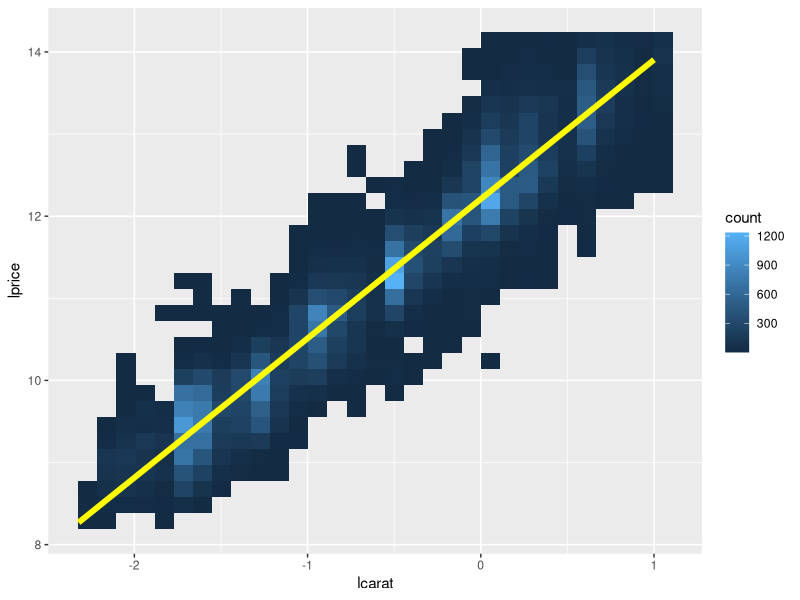
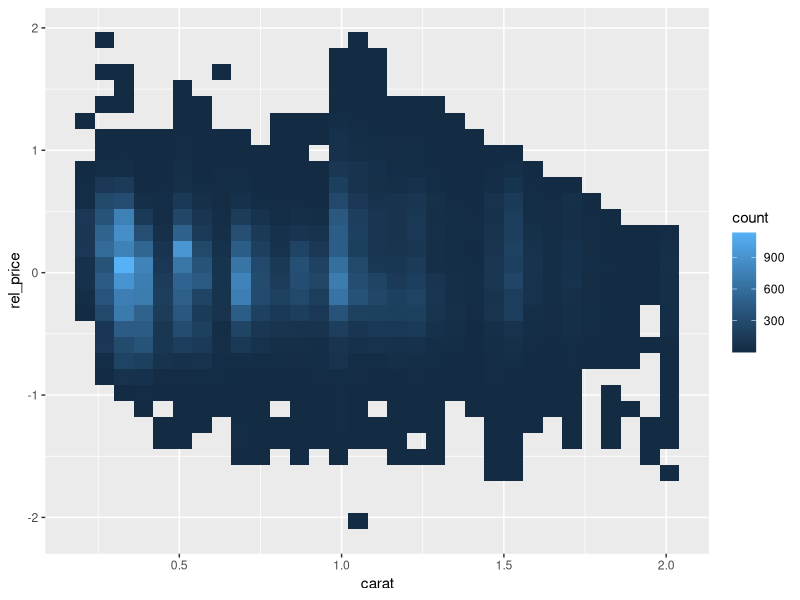
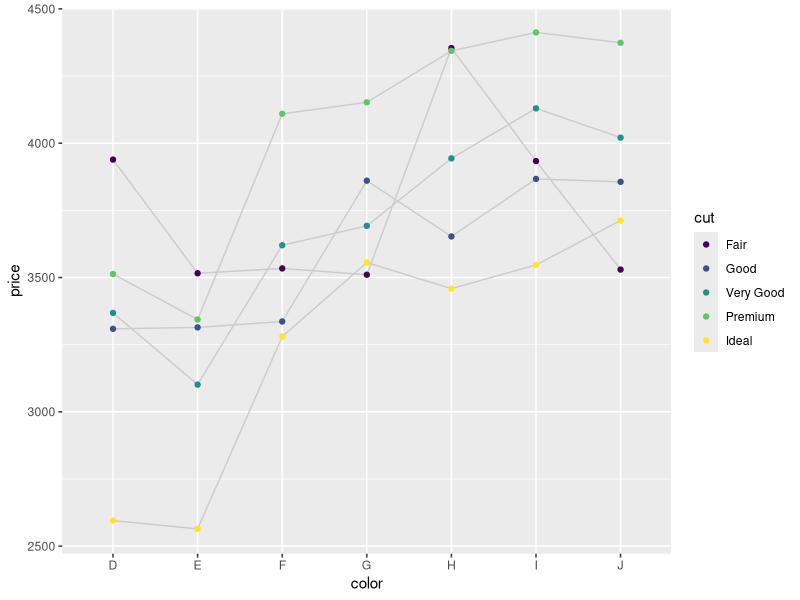
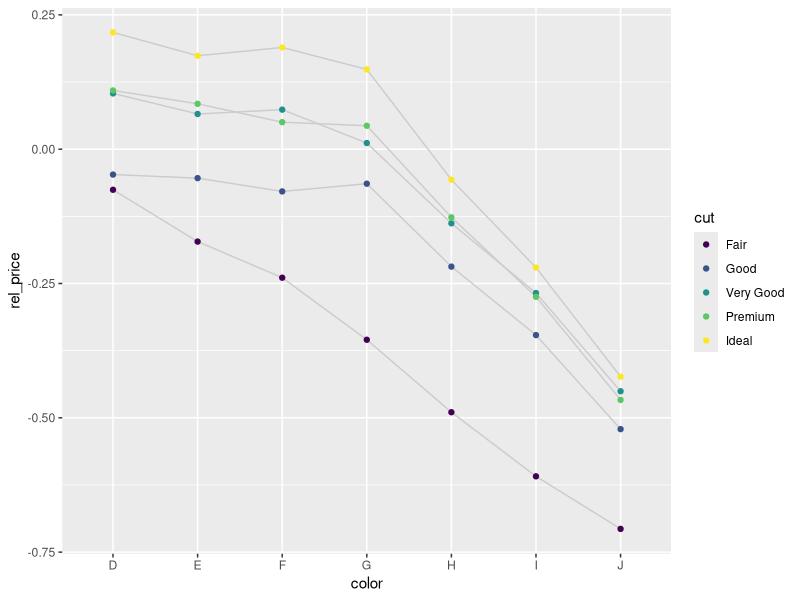
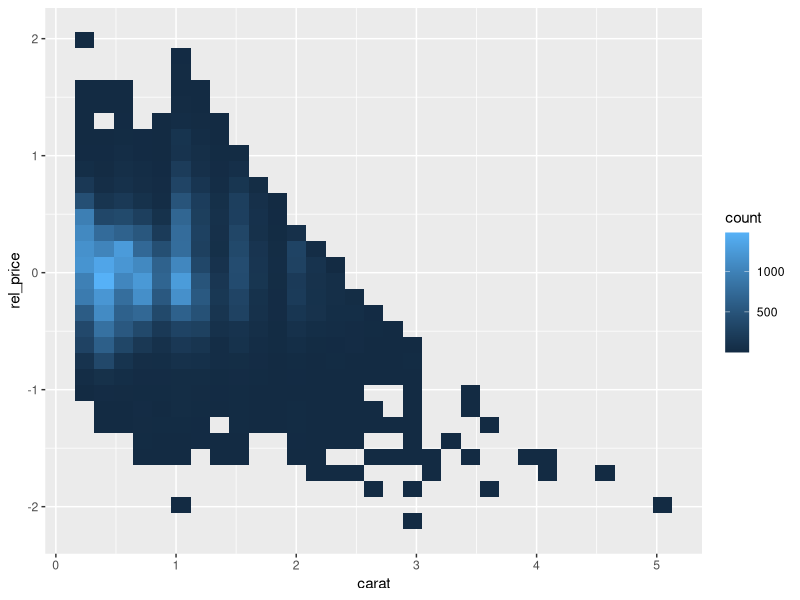
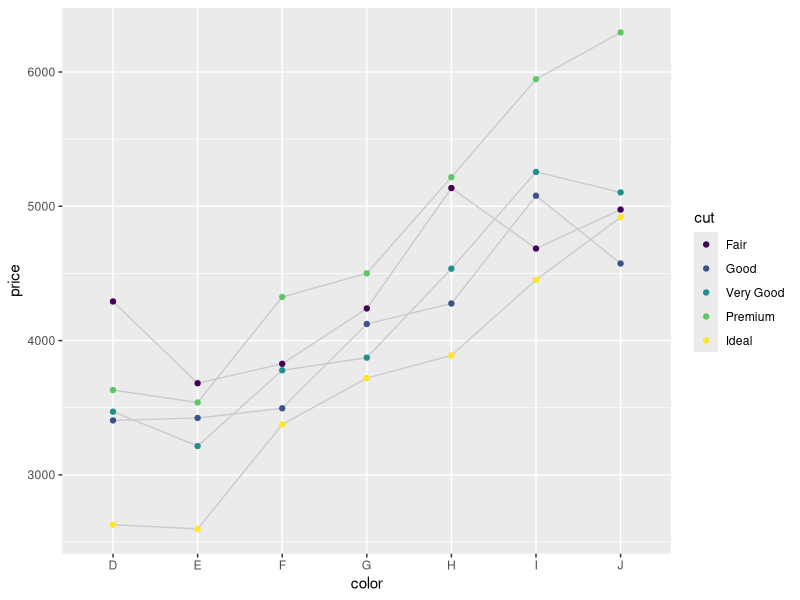
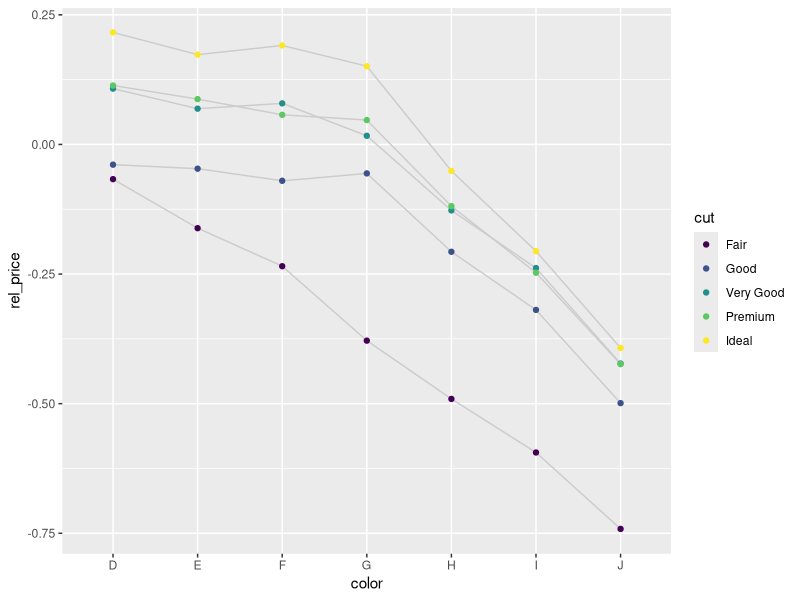
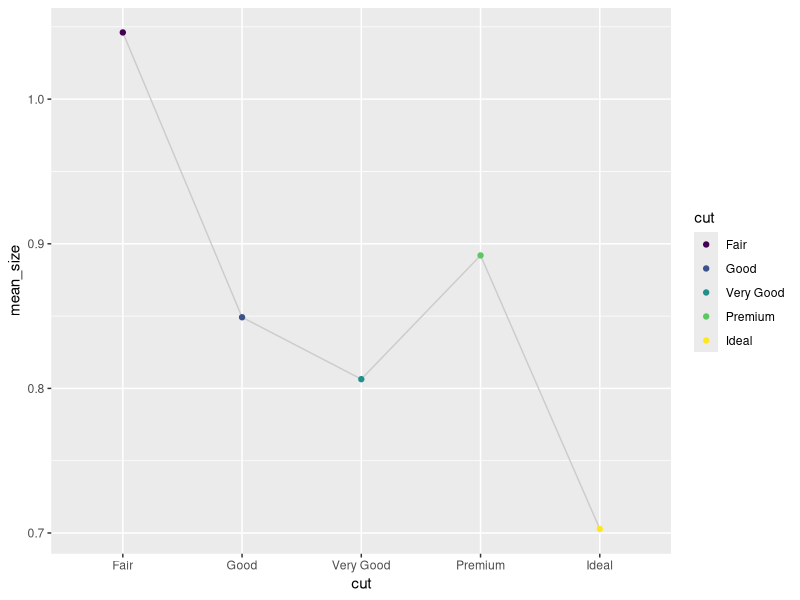

Here is the R script that generated these plots, in order: (Note: this script raises an error after producing the figures.)
library(tidyverse)

#11.2 Removing Trend

diamonds2 <- diamonds %>% 
  filter(carat <= 2) %>% 
  mutate(
    lcarat = log2(carat),
    lprice = log2(price)
  )
  
diamonds2

diamonds2 %>% 
  ggplot(aes(lcarat, lprice)) +
  geom_bin2d() +
  geom_smooth(method = "lm", se = F, size = 2, color = "yellow")

mod <- lm(lprice ~ lcarat, data = diamonds2)
coef(summary(mod))

diamonds2 <- diamonds2 %>%
  mutate(rel_price = resid(mod))

diamonds2 %>% 
  ggplot(aes(carat, rel_price)) +
  geom_bin2d()

xgrid <- seq(-2, 1, by = 1/3)
tibble(logx = xgrid, x = round(2 ^ xgrid, 2))

color_cut <- diamonds2 %>% 
  group_by(color, cut) %>% 
  summarise(
    price = mean(price), rel_price = mean(rel_price)
  )

color_cut %>% 
  ggplot(aes(color, price)) +
  geom_line(aes(group=cut), color="grey80") +
  geom_point(aes(color=cut))

color_cut %>% 
  ggplot(aes(color, rel_price)) +
  geom_line(aes(group=cut), color="grey80") +
  geom_point(aes(color=cut))

# 11.2.1 Exercises

#1
diamonds3 <- diamonds %>% 
  mutate(lcarat = log2(carat),
         lprice = log2(price))

mod <- lm(lprice ~ lcarat, data= diamonds3)
diamonds3 <- diamonds3 %>% 
  mutate(rel_price = resid(mod))

diamonds3 %>% 
  ggplot(aes(carat, rel_price)) +
  geom_bin2d()

color_cut2 <- diamonds3 %>% 
  group_by(color, cut) %>% 
  summarise(
    price=mean(price), rel_price=mean(rel_price)
  )

color_cut2 %>% 
  ggplot(aes(color, price)) +
  geom_line(aes(group=cut), color = "grey80") +
  geom_point(aes(color=cut))

color_cut2 %>% 
  ggplot(aes(color, rel_price)) +
  geom_line(aes(group=cut), color = "grey80") +
  geom_point(aes(color=cut))

# 2

diamonds3 %>% 
  group_by(cut) %>% 
  summarise(mean_size = mean(carat)) %>% 
  ggplot(aes(cut, mean_size)) +
  geom_line(aes(group = 1), color = "grey80") +
  geom_point(aes(color=cut))

# 3

diamonds3 %>% 
  group_by(cut, color) %>% 
  summarise(carat = mean(carat), rel_price = mean(rel_price)) %>% 
  ggplot(aes(carat, rel_price)) +
  geom_line(aes(group=1), color="grey80") +
  geom_point(aes(color=cut)) +
  facet_wrap(~color)

# 4
diamonds3 %>% 
  group_by(depth) %>% 
  ggplot(aes(depth, rel_price)) +
  geom_bin2d()

diamonds3 %>% 
  group_by(table) %>% 
  summarise(rel_price = mean(rel_price), depth = mean(depth)) %>% 
  ggplot(aes(table, rel_price)) +
  geom_point(aes(color=depth))

# 11.3 Texas Housing Data

txhousing

ggplot(txhousing, aes(date, sales)) +
  geom_line(aes(group=city), alpha = 1/2)

txhousing %>% 
  ggplot(aes(date, log(sales))) +
  geom_line(aes(group = city), alpha = 1/2)

abilene <- txhousing %>% 
  filter(city == "Abilene")

abilene %>% 
  ggplot(aes(date, log(sales))) +
  geom_line()

mod <- lm(log(sales) ~ factor(month), data= abilene)

abilene <- abilene %>% 
  mutate(rel_sales = resid(mod))

abilene %>% 
  ggplot(aes(date, rel_sales)) +
  geom_line()

deseas <- function(x, month) {
  resid(lm(x ~ factor(month), na.action = na.exclude))
}

txhousing <- txhousing %>% 
  group_by(city) %>% 
  mutate(rel_sales = deseas(log(sales), month))

txhousing %>% 
  ggplot(aes(date, rel_sales)) +
  geom_line(aes(group = city), alpha = 1/5) +
  geom_line(stat = "summary", fun.y = "mean", color = "red")

txhousing %>% 
  ggplot(aes(date, rel_sales)) +
  geom_line(aes(group = city), alpha = 1/5) +
  geom_line(stat = "summary", fun.y = "mean", color = "red") +
  xlim(2008, 2012)

# 11.4

models <- txhousing %>% 
  group_by(city) %>% 
  do(mod = lm(
    log2(sales) ~ factor(month),
    data = .,
    na.action = na.exclude
  ))
models

library(broom)

# 11.5 Model-Level Summaries

model_sum <- models %>% glance(mod)

ggplot(model_sum, aes(r.squared, reorder(city, r.squared))) +
         geom_point()

top3 <- c("Bryan-College Station", "Lubbock", "NE Tarrant County")
bottom3 <- c("McAllen", "Brownsville", "Harlingen")
extreme <- txhousing %>%  ungroup() %>% 
  filter(city %in% c(top3, bottom3), !is.na(sales)) %>% 
  mutate(city = factor(city, c(top3, bottom3)))

# 11.5.1 Exercises

# 3

ggplot(extreme, aes(month, log(sales))) +
  geom_line(aes(group = year)) +
  facet_wrap(~city)

models2 <- txhousing %>% 
  group_by(city) %>% 
  do(mod = lm(
    log(sales) ~ factor(month) + year,
    data = .,
    na.action = na.exclude
  ))

model_sum2 <- models2 %>% glance(mod)
ggplot(model_sum2, aes(r.squared, reorder(city, r.squared))) +
  geom_point()

